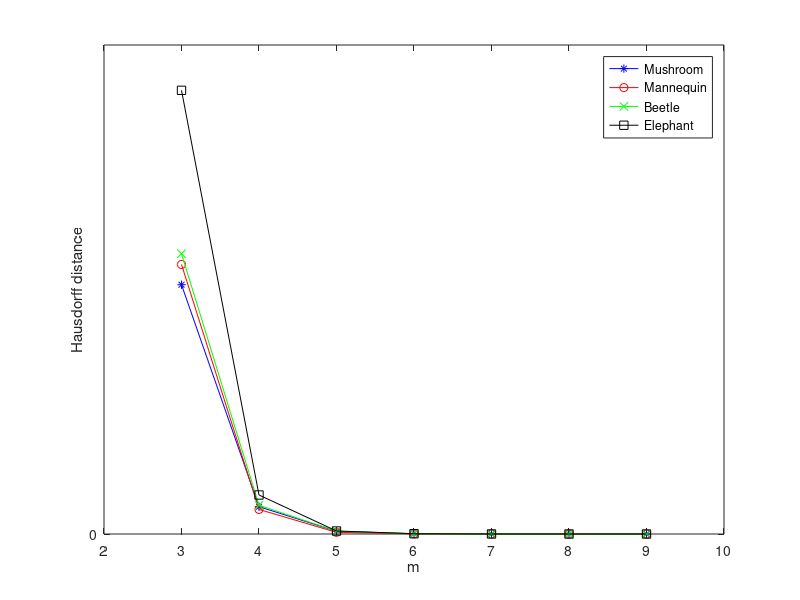

This chart was generated by the following MATLAB code:
clc
%% 
% x=3:1:9;%x轴上的数据，第一个值代表数据开始，第二个值代表间隔，第三个值代表终止
% a=[54.12	74	93.82	114.74	140.9	173.76 230]; %a数据y值
% b=[58.03	79.67	109.16	143.71	230	230 230]; %b数据y值
% c = [47.75	67.82	87.95	108.45	132.75	161.93	190.05];
% d = [34.80	67.60	87.52	107.99	132.85	162.61	192.69];
% figure,
% plot(x,a,'-*b',x,b,'-or',x,c,'-xg',x,d,'-sk'); %线性，颜色，标记
% axis([2,10,0,240])  %确定x轴与y轴框图大小
% set(gca,'XTick',[2:1:10]) %x轴范围1-6，间隔1
% set(gca,'YTick',[0:20:230]) %y轴范围0-inf，间隔50
% legend('Mushroom','Mannequin','Beetle','Elephant');   %右上角标注
% xlabel('m')  %x轴坐标描述
% ylabel('SNR') %y轴坐标描述
%% 
x=3:1:9;%x轴上的数据，第一个值代表数据开始，第二个值代表间隔，第三个值代表终止
a=[2.09E-03	2.29E-04	2.31E-05	2.08E-06	1.41E-70	1.00E-08	0.00E+00]; %a数据y值
b=[2.26E-03	2.06E-04	1.41E-05	1.00E-06	0.00E+00	0.00E+00	0.00E+00]; %b数据y值
c = [2.35E-03	2.41E-04	2.44E-05	2.28E-06	1.80E-07	1.41E-08	1.20E-09];
d = [3.72E-03	3.27E-04	2.53E-05	2.43E-06	2.35E-07	1.80E-08	1.50E-09];
figure,
plot(x,a,'-*b',x,b,'-or',x,c,'-xg',x,d,'-sk'); %线性，颜色，标记
axis([2,10,0,0.0041])  %确定x轴与y轴框图大小
set(gca,'XTick',[2:1:10]) %x轴范围1-6，间隔1
set(gca,'YTick',[0:0.002,0.005]) %y轴范围0-inf，间隔50
legend('Mushroom','Mannequin','Beetle','Elephant');   %右上角标注
xlabel('m')  %x轴坐标描述
ylabel('Hausdorff distance') %y轴坐标描述